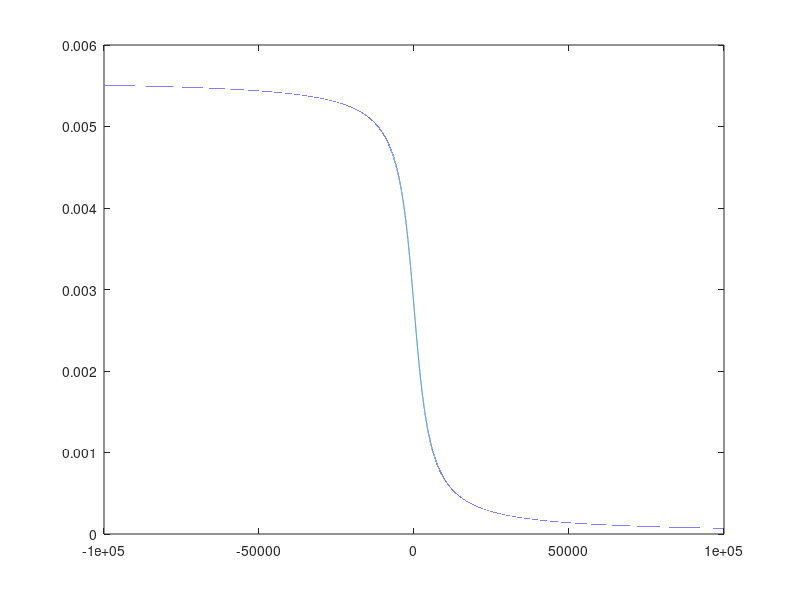
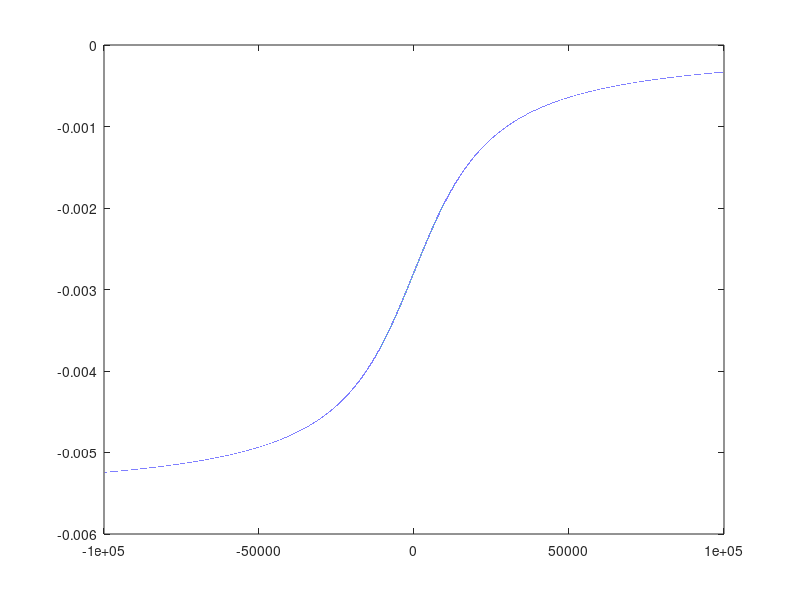
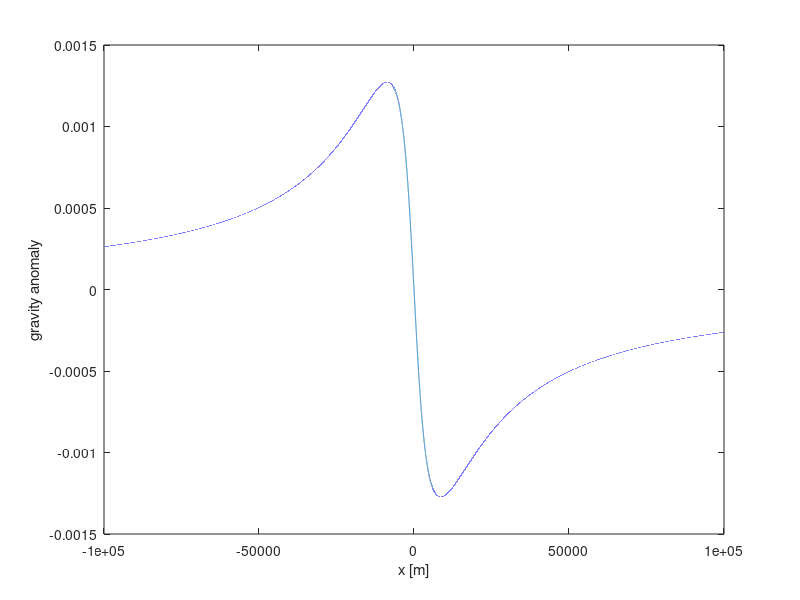

Write the MATLAB code that produced these figures, in order.
G = 6.67*10^(-11);
rhoc = 2700;
rhow = 1000;
rhom = 3300;
t = 30000;
h = t*(rhom-rhoc)/(rhom-rhow);

sigma1 = h*(rhoc-rhow);
sigma2 = (t-h)*(rhoc-rhom);
b1 = h/2;
b2 = h+(t-h)/2;

x = -100000:100000;

g_anom1 = 2*G*sigma1.*(pi/2.+atan(-x./b1));
g_anom2 = 2*G*sigma2.*(pi/2.+atan(-x./b2));
g_total = g_anom1 + g_anom2;

figure(1)
plot(x,g_anom1)
hold on
figure(2)
plot(x,g_anom2)
hold on
figure(3)
plot(x,g_total)
xlabel('x [m]')
ylabel('gravity anomaly')
hold on
